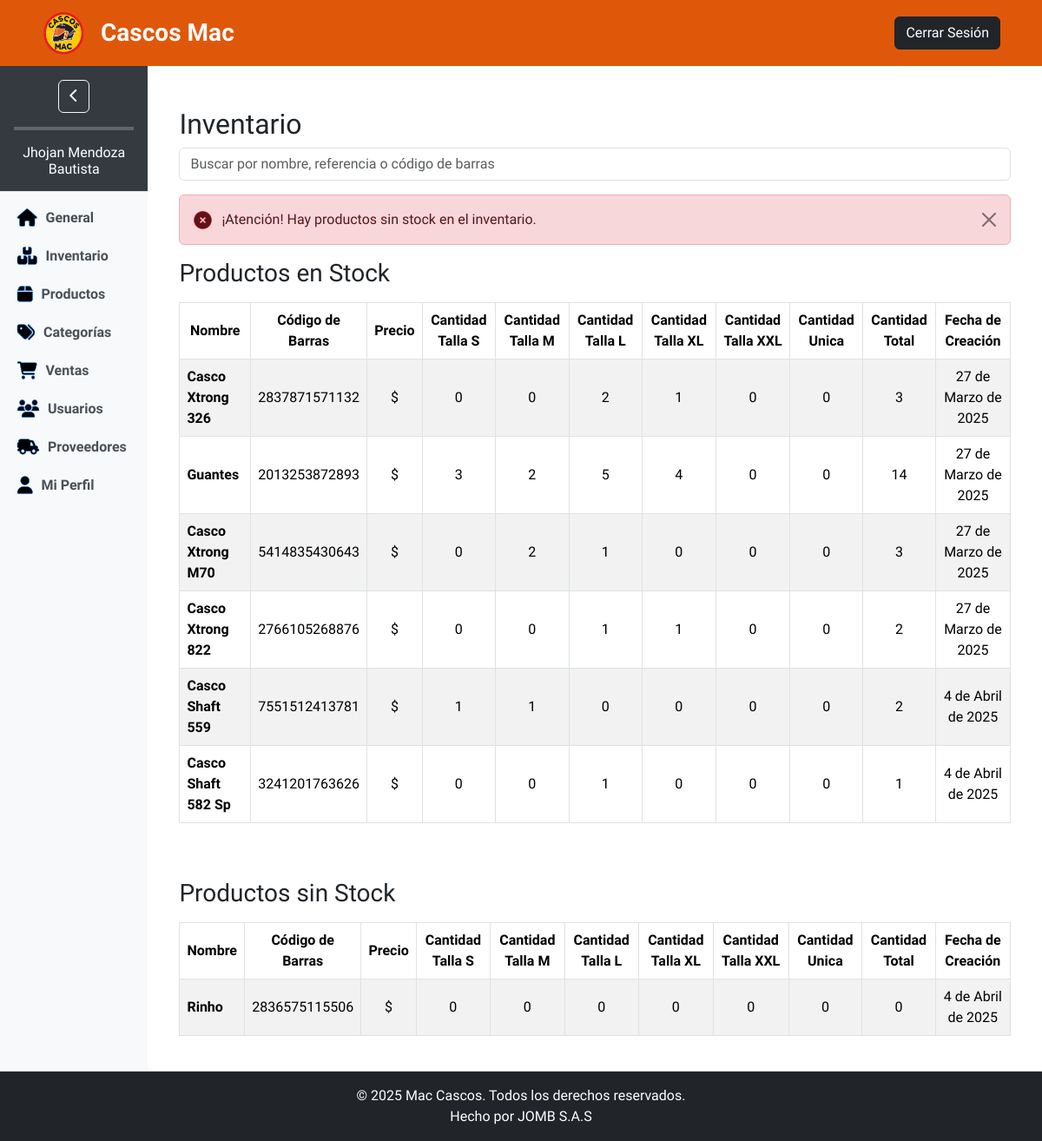
The app's page /inventario/ (signed in) with its own data.
### usuarios/models.py (models this page shows, shortened)
class Usuario(AbstractUser):
    EMAIL_FIELD = 'email'
    ROLES = (
        ('', 'Seleccione una opción'),
        ('gerente', 'Gerente'),
        ('vendedor', 'Vendedor'),
    )
    email = models.EmailField(unique=True)
    rol = models.CharField(
        max_length=20,
        choices=ROLES,
    )

### tienda/models.py (models this page shows, shortened)
class Producto(models.Model):
    GENERO_CHOICES = [
        ('', 'Seleccione una opción'),
        ('caballero', 'Caballero'),
        ('dama', 'Dama'),
        ('unisex', 'Unisex'),
        ('no_necesita', 'No necesita')
    ]
    referencia = models.CharField(max_length=12, unique=True, blank=True, null=True)
    codigo_barras = models.CharField(max_length=13, unique=True, blank=True, null=True)
    nombre = models.CharField(max_length=120, unique=True)
    descripcion = models.TextField(blank=True, null=True)
    precio_venta = models.DecimalField(max_digits=10, decimal_places=0)  # Precio de venta
    categoria = models.ForeignKey('Categoria', on_delete=models.CASCADE, related_name='productos')
    cantidad = models.PositiveIntegerField(default=0)  # Cantidad de producto si no requiere tallas
    imagen1 = models.ImageField(upload_to='productos/', blank=True, null=True)
    imagen2 = models.ImageField(upload_to='productos/', blank=True, null=True)
    imagen3 = models.ImageField(upload_to='productos/', blank=True, null=True)
    imagen4 = models.ImageField(upload_to='productos/', blank=True, null=True)
    imagen5 = models.ImageField(upload_to='productos/', blank=True, null=True)
    genero = models.CharField(
        max_length=15,
        choices=GENERO_CHOICES,
        blank=True,
        null=True
    )
    CATALOG_CHOICES = [
        ('', 'Seleccione una opción'),
        ('catalogo', 'En Catálogo'),
        ('no_catalogo', 'No Catálogo'),
    ]
    catalogo = models.CharField(
        max_length=15,
        choices=CATALOG_CHOICES,
        default='no_catalogo',
    )
    en_oferta = models.BooleanField(default=False)
    precio_oferta = models.DecimalField(max_digits=10, decimal_places=0, blank=True, null=True)
    precio_compra = models.DecimalField(max_digits=10, decimal_places=0, blank=True, null=True)
    proveedor = models.ForeignKey('Proveedor', on_delete=models.SET_NULL, null=True, blank=True, related_name='productos')
    created_date = models.DateField(auto_now_add=True)
    @property
    def cantidades_por_talla(self):
        cantidades = {}
        for detalle in self.producto_tallas.filter(activa=True):
            cantidades[detalle.talla.nombre] = detalle.cantidad
        return cantidades
    @property
    def total_cantidad(self):
        return sum(detalle.cantidad for detalle in self.producto_tallas.all())

class ProductoTalla(models.Model):
    producto = models.ForeignKey('Producto', related_name='producto_tallas', on_delete=models.CASCADE)
    talla = models.ForeignKey(Talla, related_name='producto_tallas', on_delete=models.CASCADE)
    cantidad = models.PositiveIntegerField(default=0)
    activa = models.BooleanField(default=False)
    codigo_barras = models.CharField(max_length=13, unique=True, blank=True, null=True)  # Campo para el código de barras
    class Meta:
        unique_together = ('producto', 'talla')  # Evitar duplicados para el mismo producto y talla

class Talla(models.Model):
    nombre = models.CharField(max_length=10, unique=True)

### inventario/views.py (the view)
# urls.py: path('inventario/', inventario_view, name='inventario'),  # URL para la vista de inventario
@login_required
def inventario_view(request):
    productos = Producto.objects.all()
    query = request.GET.get('search', '')
    if query:
        productos = productos.filter(
            Q(nombre__icontains=query) |
            Q(referencia__icontains=query) |
            Q(codigo_barras__icontains=query)
        )
    productos_con_stock = []
    productos_sin_stock = []
    productos_bajo_stock = []
    for producto in productos:
        total_cantidad = producto.total_cantidad  # No necesitas asignarlo
        if total_cantidad > 0:
            productos_con_stock.append(producto)
        elif total_cantidad == 0:
            productos_sin_stock.append(producto)
        elif total_cantidad <= 5:
            productos_bajo_stock.append(producto)
    context = {
        'productos_con_stock': productos_con_stock,
        'productos_sin_stock': productos_sin_stock,
        'productos_bajo_stock': productos_bajo_stock,
        'search_query': query,  # Pasar la búsqueda actual al template
    }
    return render(request, 'dashboard/inventario/inventario.html', context)

### templates/dashboard/inventario/inventario.html (shortened to what this page needs)
{% extends 'base_dashboard.html' %}
{% load static %}
{% load humanize %}
{% block content %}
<div class="container mt-4">
    <h2>Inventario</h2>
    <div class="mb-3">
        <form method="GET" action="{% url 'inventario' %}">
            <input type="text" name="search" id="searchInput" class="form-control"
                placeholder="Buscar por nombre, referencia o código de barras" value="{{ search_query }}">
        </form>
    </div>
    {% if productos_sin_stock %}
    <div class="alert alert-danger alert-dismissible fade show" role="alert">
        <i class="fa-solid fa-circle-xmark fa-shake fs-5 align-middle me-2" style="-webkit-text-stroke: 0.5px rgb(255, 0, 0);"></i>
        ¡Atención! Hay productos sin stock en el inventario.
        <button type="button" class="btn-close" data-bs-dismiss="alert" aria-label="Close"></button>
    </div>
    {% endif %}
    <div class="table-responsive">
        <h3>Productos en Stock</h3>
        <table class="table table-striped table-hover table-bordered mt-3">
            <thead>
                <tr class="text-center align-middle">
                    <th>Nombre</th>
                    <th>Código de Barras</th>
                    <th>Precio</th>
                    <th>Cantidad Talla S</th>
                    <th>Cantidad Talla M</th>
                    <th>Cantidad Talla L</th>
                    <th>Cantidad Talla XL</th>
                    <th>Cantidad Talla XXL</th>
                    <th>Cantidad Unica</th>
                    <th>Cantidad Total</th>
                    <th>Fecha de Creación</th>
                </tr>
            </thead>
            <tbody class="text-center align-middle" id="productoTable">
                {% for producto in productos_con_stock %}
                <tr>
                    <td class="text-start fw-bolder">{{ producto.nombre }}</td>
                    <td>{{ producto.codigo_barras }}</td>
                    <td>${{ producto.precio|floatformat:0|intcomma }}</td>
                    <td>{{ producto.cantidades_por_talla.S|default:"0" }}</td>
                    <td>{{ producto.cantidades_por_talla.M|default:"0" }}</td>
                    <td>{{ producto.cantidades_por_talla.L|default:"0" }}</td>
                    <td>{{ producto.cantidades_por_talla.XL|default:"0" }}</td>
                    <td>{{ producto.cantidades_por_talla.XXL|default:"0" }}</td>
                    <td>{{ producto.cantidades_por_talla.General|default:"0" }}</td>
                    <td>{{ producto.total_cantidad }}</td>
                    <td>{{ producto.created_date }}</td>
                </tr>
                {% empty %}
                <tr>
                    <td colspan="11">No hay productos en stock.</td>
                </tr>
                {% endfor %}
            </tbody>
        </table>
    </div>
    {% if productos_sin_stock %}
    <div class="table-responsive mt-5 bg-soft-danger">
        <h3>Productos sin Stock</h3>
        <table class="table table-striped table-hover table-bordered mt-3">
            <thead>
                <tr class="text-center align-middle">
                    <th>Nombre</th>
                    <th>Código de Barras</th>
                    <th>Precio</th>
                    <th>Cantidad Talla S</th>
                    <th>Cantidad Talla M</th>
                    <th>Cantidad Talla L</th>
                    <th>Cantidad Talla XL</th>
                    <th>Cantidad Talla XXL</th>
                    <th>Cantidad Unica</th>
                    <th>Cantidad Total</th>
                    <th>Fecha de Creación</th>
                </tr>
            </thead>
            <tbody class="text-center align-middle" id="productoTable">
                {% for producto in productos_sin_stock %}
                <tr>
                    <td class="text-start fw-bolder">{{ producto.nombre }}</td>
                    <td>{{ producto.codigo_barras }}</td>
                    <td>${{ producto.precio|floatformat:0|intcomma }}</td>
                    <td>{{ producto.cantidades_por_talla.S|default:"0" }}</td>
                    <td>{{ producto.cantidades_por_talla.M|default:"0" }}</td>
                    <td>{{ producto.cantidades_por_talla.L|default:"0" }}</td>
                    <td>{{ producto.cantidades_por_talla.XL|default:"0" }}</td>
                    <td>{{ producto.cantidades_por_talla.XXL|default:"0" }}</td>
                    <td>{{ producto.cantidades_por_talla.General|default:"0" }}</td>
                    <td>{{ producto.total_cantidad }}</td>
                    <td>{{ producto.created_date }}</td>
                </tr>
                {% empty %}
                <tr>
                    <td colspan="11">No hay productos sin stock.</td>
                </tr>
                {% endfor %}
            </tbody>
        </table>
    </div>
    {% endif %}
</div>
{% endblock %}

### templates/base_dashboard.html (shortened to what this page needs)
{% load static %}
<!DOCTYPE html>
<html lang="es">
<head>
    <link rel="stylesheet" href="{% static 'css/base_dash.css' %}">
    <link href="https://cdn.jsdelivr.net/npm/bootstrap@5.3.3/dist/css/bootstrap.min.css" rel="stylesheet"
>
    <link href="https://cdnjs.cloudflare.com/ajax/libs/font-awesome/6.0.0-beta3/css/all.min.css" rel="stylesheet">
    <link rel="stylesheet" href="https://cdn.jsdelivr.net/npm/bootstrap-icons@1.11.3/font/bootstrap-icons.min.css">
</head>
<body class="d-flex flex-column min-vh-100">
    <header class="navbar navbar-expand-lg navbar-expand-md py-2 px-5 d-none d-lg-flex d-md-flex">
        <a class="navbar-brand d-flex align-items-center" href="{% url 'index' %}">
            <img src="{% static 'img/logo2.png' %}" alt="Logo de Mac Cascos" class="me-2">
            <span class="fs-3 fw-semibold text-light">Cascos Mac</span>
        </a>
        <ul class="navbar-nav ms-auto">
            {% if user.is_authenticated %}
                <a href="{% url 'logout' %}" class="btn btn-dark">Cerrar Sesión</a>
            {% else %}
                <a href="{% url 'index' %}" class="btn btn-outline-dark">Volver al Inicio</a>
            {% endif %}
        </ul>
    </header>
    <div class="d-flex flex-grow-1 overflow-hidden">
        {% if user.is_authenticated %}
            <aside class="sidebar bg-light overflow-hidden" id="sidebar">
                <div class="sidebar-header">
                    <div class="align-items-center align-content-center">
                        <div class="align-items-center align-content-center mb-3">
                            <button class="btn btn-outline-light ms-auto" id="sidebar-toggle">
                                <i class="fas fa-chevron-left" id="boton-colapso"></i>
                            </button>
                        </div>
                        <hr class="border border-2" id="division-bar">
                        <div id="user-name-column">
                            <h1 class="fs-6 mb-0" id="sidebar-user-name">
                                {{ request.user.get_full_name }}
                            </h1>
                        </div>
                    </div>
                </div>
                <nav class="sidebar-nav text-center">
                    <ul class="nav flex-column mt-2">
                        {% if user.rol == 'gerente' %}
                            <li class="nav-item">
                                <a href="{% url 'dashboard_gerente' %}" class="nav-link ajax-link" data-bs-toggle="tooltip"
                                    title="General">
                                    <i class="fa fa-house"></i> General
                                </a>
                            </li>
                            <li class="nav-item">
                                <a href="{% url 'inventario' %}" class="nav-link ajax-link" data-bs-toggle="tooltip"
                                    title="Inventario">
                                    <i class="fa fa-boxes"></i> Inventario
                                </a>
                            </li>
                            <li class="nav-item">
                                <a href="{% url 'contenido_productos' %}" class="nav-link ajax-link" data-bs-toggle="tooltip"
                                    title="Productos">
                                    <i class="fa fa-box"></i> Productos
                                </a>
                            </li>
                            <li class="nav-item">
                                <a href="{% url 'contenido_categorias' %}" class="nav-link ajax-link" data-bs-toggle="tooltip"
                                    title="Categorías">
                                    <i class="fa fa-tags"></i> Categorías
                                </a>
                            </li>
                            <li class="nav-item">
                                <a href="{% url 'ventas:contenido_ventas' %}" class="nav-link ajax-link"
                                    data-bs-toggle="tooltip" title="Ventas">
                                    <i class="fa fa-shopping-cart"></i> Ventas
                                </a>
                            </li>
                            <li class="nav-item">
                                <a href="{% url 'listar_usuarios' %}" class="nav-link ajax-link" data-bs-toggle="tooltip"
                                    title="Usuarios">
                                    <i class="fa fa-users"></i> Usuarios
                                </a>
                            </li>
                            <li class="nav-item">
                                <a href="{% url 'contenido_proveedores' %}" class="nav-link ajax-link" data-bs-toggle="tooltip"
                                    title="Proveedores">
                                    <i class="fa fa-truck-field"></i> Proveedores
                                </a>
                            </li>
                            <li class="nav-item">
                                <a href="{% url 'mi_perfil' %}" class="nav-link ajax-link" data-bs-toggle="tooltip"
                                    title="Usuarios">
                                    <i class="fa fa-user"></i> Mi Perfil
                                </a>
                            </li>
                        {% endif %}
                    </ul>
                </nav>
            </aside>
        {% endif %}
        <main class="flex-grow-1 overflow-auto p-4 container-fluid">
            {% block content %}{% endblock %}
        </main>
    </div>
    <footer class="bg-dark text-white border-top shadow-sm mt-auto py-3">
        <div class="container">
            <div class="row flex-column">
                <div class="col-mb-3">
                    <p class="mb-0">&copy; 2025 Mac Cascos. Todos los derechos reservados.</p>
                </div>
                <div class="col">
                    <p class="mb-0">
                        <a href="https://jhojanomb.github.io/JOMB/" class="text-white text-decoration-none">
                            Hecho por JOMB S.A.S
                        </a>
                    </p>
                </div>
            </div>
        </div>
    </footer>
</body>
</html>

### records on screen
Usuario: user.get_full_name "Jhojan Mendoza Bautista"
Producto: nombre "Casco Xtrong 326", codigo_barras "2837871571132", cantidades_por_talla.S "0", cantidades_por_talla.M "0", cantidades_por_talla.L "2", cantidades_por_talla.XL "1", cantidades_por_talla.XXL "0", cantidades_por_talla.General "0", total_cantidad "3", created_date "27 de Marzo de 2025"
Producto: nombre "Guantes", codigo_barras "2013253872893", cantidades_por_talla.S "3", cantidades_por_talla.M "2", cantidades_por_talla.L "5", cantidades_por_talla.XL "4", cantidades_por_talla.XXL "0", cantidades_por_talla.General "0", total_cantidad "14", created_date "27 de Marzo de 2025"
Producto: nombre "Casco Xtrong M70", codigo_barras "5414835430643", cantidades_por_talla.S "0", cantidades_por_talla.M "2", cantidades_por_talla.L "1", cantidades_por_talla.XL "0", cantidades_por_talla.XXL "0", cantidades_por_talla.General "0", total_cantidad "3", created_date "27 de Marzo de 2025"
Producto: nombre "Casco Xtrong 822", codigo_barras "2766105268876", cantidades_por_talla.S "0", cantidades_por_talla.M "0", cantidades_por_talla.L "1", cantidades_por_talla.XL "1", cantidades_por_talla.XXL "0", cantidades_por_talla.General "0", total_cantidad "2", created_date "27 de Marzo de 2025"
Producto: nombre "Casco Shaft 559", codigo_barras "7551512413781", cantidades_por_talla.S "1", cantidades_por_talla.M "1", cantidades_por_talla.L "0", cantidades_por_talla.XL "0", cantidades_por_talla.XXL "0", cantidades_por_talla.General "0", total_cantidad "2", created_date "4 de Abril de 2025"
Producto: nombre "Casco Shaft 582 Sp", codigo_barras "3241201763626", cantidades_por_talla.S "0", cantidades_por_talla.M "0", cantidades_por_talla.L "1", cantidades_por_talla.XL "0", cantidades_por_talla.XXL "0", cantidades_por_talla.General "0", total_cantidad "1", created_date "4 de Abril de 2025"
Producto: nombre "Rinho", codigo_barras "2836575115506", cantidades_por_talla.S "0", cantidades_por_talla.M "0", cantidades_por_talla.L "0", cantidades_por_talla.XL "0", cantidades_por_talla.XXL "0", cantidades_por_talla.General "0", total_cantidad "0", created_date "4 de Abril de 2025"
